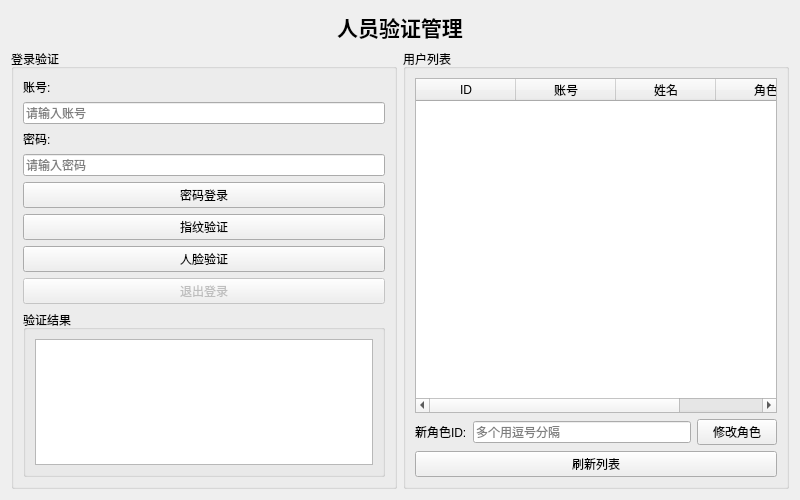
<?xml version="1.0" encoding="UTF-8"?>
<ui version="4.0">
 <class>UserAuthWidget</class>
 <widget class="QWidget" name="UserAuthWidget">
  <property name="geometry">
   <rect>
    <x>0</x>
    <y>0</y>
    <width>800</width>
    <height>500</height>
   </rect>
  </property>
  <property name="windowTitle">
   <string>人员验证管理</string>
  </property>
  <layout class="QVBoxLayout" name="verticalLayout">
   <item>
    <widget class="QLabel" name="titleLabel">
     <property name="text">
      <string>&lt;html&gt;&lt;head/&gt;&lt;body&gt;&lt;p align=&quot;center&quot;&gt;&lt;span style=&quot;font-size:16pt; font-weight:600;&quot;&gt;人员验证管理&lt;/span&gt;&lt;/p&gt;&lt;/body&gt;&lt;/html&gt;</string>
     </property>
    </widget>
   </item>
   <item>
    <layout class="QHBoxLayout" name="horizontalLayout">
     <item>
      <widget class="QGroupBox" name="loginGroupBox">
       <property name="title">
        <string>登录验证</string>
       </property>
       <property name="minimumSize">
        <size>
         <width>300</width>
         <height>0</height>
        </size>
       </property>
       <layout class="QVBoxLayout" name="verticalLayout_2">
        <item>
         <widget class="QLabel" name="labelAccount">
          <property name="text">
           <string>账号:</string>
          </property>
         </widget>
        </item>
        <item>
         <widget class="QLineEdit" name="lineEditAccount">
          <property name="placeholderText">
           <string>请输入账号</string>
          </property>
         </widget>
        </item>
        <item>
         <widget class="QLabel" name="labelPassword">
          <property name="text">
           <string>密码:</string>
          </property>
         </widget>
        </item>
        <item>
         <widget class="QLineEdit" name="lineEditPassword">
          <property name="echoMode">
           <enum>QLineEdit::Password</enum>
          </property>
          <property name="placeholderText">
           <string>请输入密码</string>
          </property>
         </widget>
        </item>
        <item>
         <widget class="QPushButton" name="btnLogin">
          <property name="text">
           <string>密码登录</string>
          </property>
         </widget>
        </item>
        <item>
         <widget class="QPushButton" name="btnFingerprint">
          <property name="text">
           <string>指纹验证</string>
          </property>
         </widget>
        </item>
        <item>
         <widget class="QPushButton" name="btnFace">
          <property name="text">
           <string>人脸验证</string>
          </property>
         </widget>
        </item>
        <item>
         <widget class="QPushButton" name="btnLogout">
          <property name="enabled">
           <bool>false</bool>
          </property>
          <property name="text">
           <string>退出登录</string>
          </property>
         </widget>
        </item>
        <item>
         <widget class="QGroupBox" name="resultGroupBox">
          <property name="title">
           <string>验证结果</string>
          </property>
          <layout class="QVBoxLayout" name="verticalLayout_3">
           <item>
            <widget class="QTextEdit" name="textEditResult">
             <property name="readOnly">
              <bool>true</bool>
             </property>
            </widget>
           </item>
          </layout>
         </widget>
        </item>
       </layout>
      </widget>
     </item>
     <item>
      <widget class="QGroupBox" name="userGroupBox">
       <property name="title">
        <string>用户列表</string>
       </property>
       <layout class="QVBoxLayout" name="verticalLayout_4">
        <item>
         <widget class="QTableWidget" name="tableWidgetUsers">
          <column>
           <property name="text">
            <string>ID</string>
           </property>
          </column>
          <column>
           <property name="text">
            <string>账号</string>
           </property>
          </column>
          <column>
           <property name="text">
            <string>姓名</string>
           </property>
          </column>
          <column>
           <property name="text">
            <string>角色</string>
           </property>
          </column>
         </widget>
        </item>
        <item>
         <layout class="QHBoxLayout" name="horizontalLayout_2">
          <item>
           <widget class="QLabel" name="labelNewRole">
            <property name="text">
             <string>新角色ID:</string>
            </property>
           </widget>
          </item>
          <item>
           <widget class="QLineEdit" name="lineEditNewRole">
            <property name="placeholderText">
             <string>多个用逗号分隔</string>
            </property>
           </widget>
          </item>
          <item>
           <widget class="QPushButton" name="btnUpdateRole">
            <property name="text">
             <string>修改角色</string>
            </property>
           </widget>
          </item>
         </layout>
        </item>
        <item>
         <widget class="QPushButton" name="btnRefresh">
          <property name="text">
           <string>刷新列表</string>
          </property>
         </widget>
        </item>
       </layout>
      </widget>
     </item>
    </layout>
   </item>
  </layout>
 </widget>
 <resources/>
</ui>
